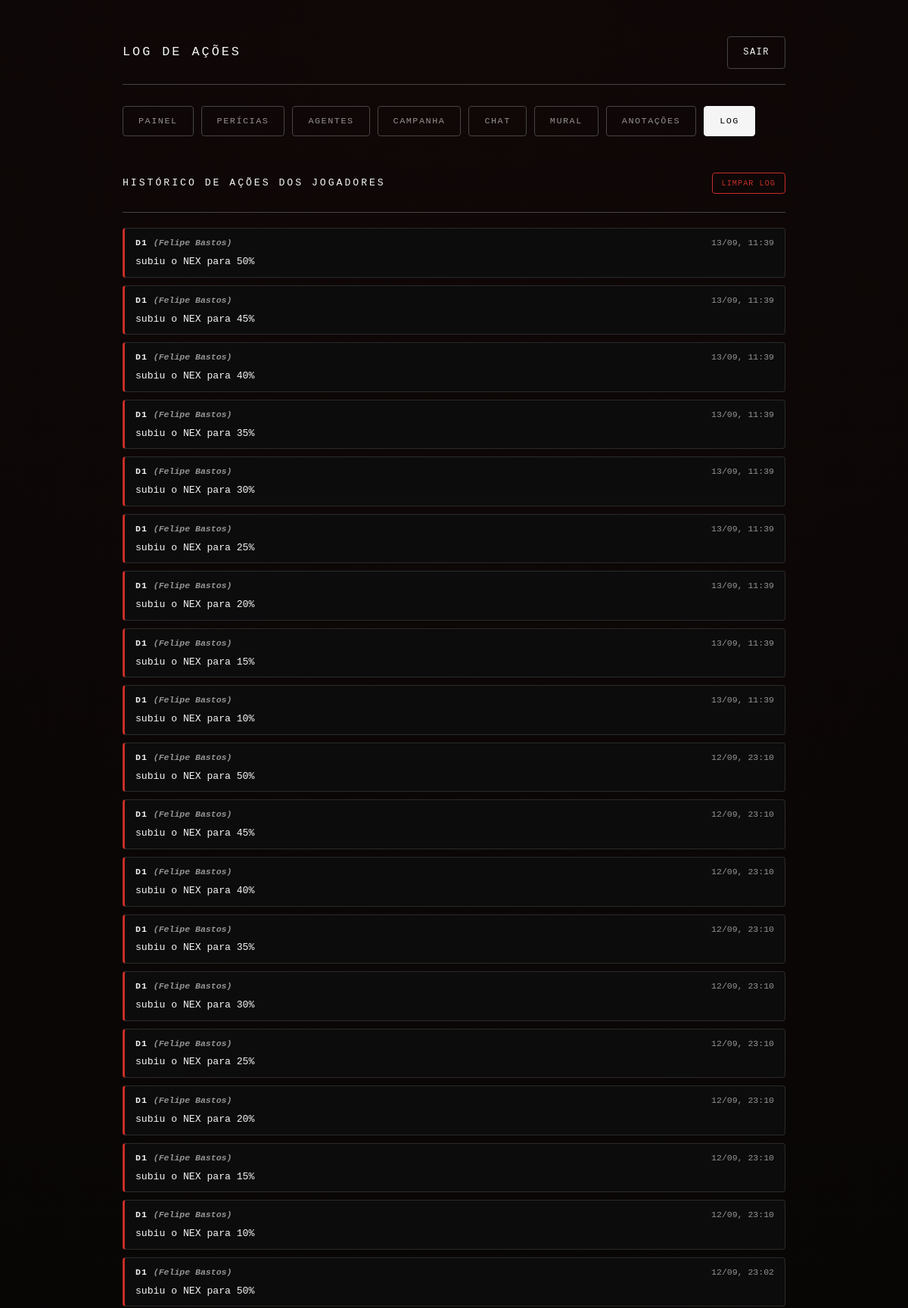
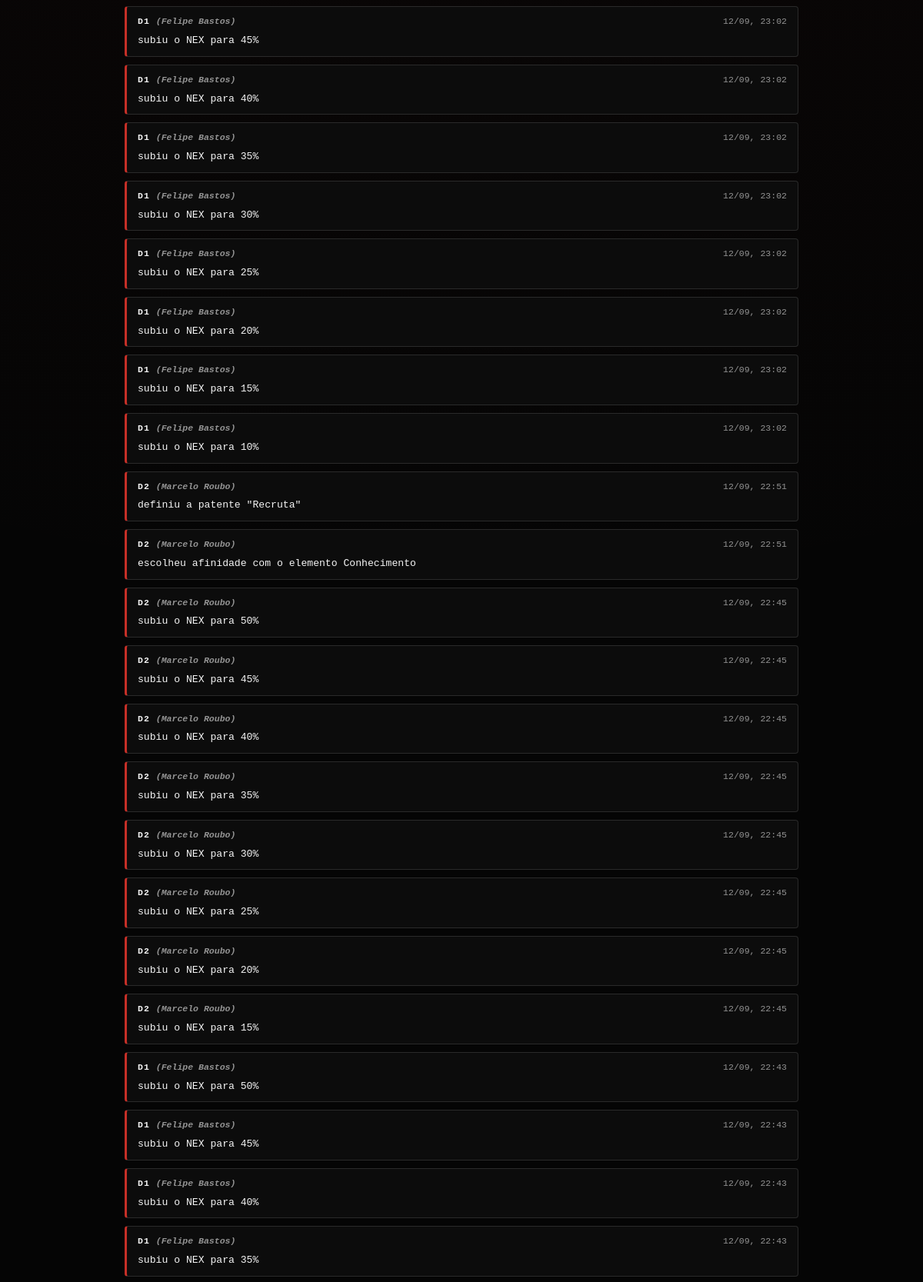
Page /admin/log (signed in, upper part) on the committed database (2 pictures, top to bottom).
### tables this page shows
CREATE TABLE action_logs (
            id INTEGER PRIMARY KEY AUTOINCREMENT,
            user_id INTEGER,
            username TEXT NOT NULL DEFAULT '',
            character_name TEXT NOT NULL DEFAULT '',
            action TEXT NOT NULL DEFAULT '',
            created_at TEXT NOT NULL DEFAULT (strftime('%Y-%m-%dT%H:%M:%fZ', 'now')),
            FOREIGN KEY (user_id) REFERENCES users(id) ON DELETE SET NULL
        );

### atualizavel/app.py (the view)
@app.route('/admin/log')
@admin_required
def admin_log():
    db = get_db()
    logs = db.execute(
        'SELECT * FROM action_logs ORDER BY id DESC LIMIT 500'
    ).fetchall()
    return render_template('log.html', logs=logs)

### atualizavel/app.py (called while the page is built)
def _asset_version(filename):
    try:
        return int(os.path.getmtime(os.path.join(CODE_STATIC_DIR, filename)))
    except OSError:
        return 0

def get_db():
    if 'db' not in g:
        g.db = _connect_db()
    return g.db

@app.teardown_appcontext
def _close_db(exception=None):
    db = g.pop('db', None)
    if db is not None:
        db.close()

def admin_required(view):
    @wraps(view)
    def wrapped(*args, **kwargs):
        if 'user_id' not in session:
            return redirect(url_for('login'))
        db = get_db()
        user = db.execute('SELECT is_admin FROM users WHERE id = ?', (session['user_id'],)).fetchone()
        if not user:
            session.clear()
            return redirect(url_for('login'))
        if not user['is_admin']:
            return redirect(url_for('player_panel'))
        return view(*args, **kwargs)
    return wrapped

### atualizavel/database.py (called while the page is built)
def get_db():
    conn = sqlite3.connect(DB_PATH, timeout=10)
    conn.row_factory = sqlite3.Row
    conn.execute('PRAGMA foreign_keys = ON')
    conn.execute('PRAGMA journal_mode = WAL')
    conn.execute('PRAGMA busy_timeout = 10000')
    return conn

### atualizavel/templates/log.html (shortened to what this page needs)
<!DOCTYPE html>
<html lang="pt-br">
    <head>
        <link rel="stylesheet" href="{{ url_for('static', filename='style.css') }}?v={{ asset_version('style.css') }}">
    </head>
    <body>
        <div class="container">
            <header>
                <h1>Log de Ações</h1>
                <a href="{{ url_for('logout') }}">Sair</a>
            </header>
            <nav class="tab-nav">
                <a href="{{ url_for('admin_panel') }}" class="tab-link">Painel</a>
                <a href="{{ url_for('pericias_panel') }}" class="tab-link">Perícias</a>
                <a href="{{ url_for('agentes_panel') }}" class="tab-link">Agentes</a>
                <a href="{{ url_for('campanha_panel') }}" class="tab-link">Campanha</a>
                <a href="{{ url_for('chat_panel') }}" class="tab-link" id="nav-chat-link">Chat</a>
                <a href="{{ url_for('mural_panel') }}" class="tab-link">Mural</a>
                <a href="{{ url_for('anotacoes_panel') }}" class="tab-link">Anotações</a>
                <a href="{{ url_for('admin_log') }}" class="tab-link active">Log</a>
            </nav>
            <div class="section-title chat-title-row">
                Histórico de ações dos jogadores
                <button type="button" class="btn-sm btn-delete" onclick="clearLog()">Limpar Log</button>
            </div>
            <div class="log-list">
                {% for l in logs %}
                    <div class="log-entry">
                        <div class="log-entry-header">
                            <span class="log-entry-user">
                                {{ l['username'] }}{% if l['character_name'] %} <span class="log-entry-character">({{ l['character_name'] }})</span>{% endif %}
                            </span>
                            <span class="chat-timestamp" data-ts="{{ l['created_at'] }}"></span>
                        </div>
                        <div class="log-entry-action">{{ l['action'] }}</div>
                    </div>
                {% else %}
                    <p class="empty">Nenhuma ação registrada ainda.</p>
                {% endfor %}
            </div>
        </div>
    </body>
</html>

### rows in the picture
action_logs: username "D1", character_name "Felipe Bastos", action "subiu o NEX para 50%"
action_logs: username "D1", character_name "Felipe Bastos", action "subiu o NEX para 45%"
action_logs: username "D1", character_name "Felipe Bastos", action "subiu o NEX para 40%"
action_logs: username "D1", character_name "Felipe Bastos", action "subiu o NEX para 35%"
action_logs: username "D1", character_name "Felipe Bastos", action "subiu o NEX para 30%"
action_logs: username "D1", character_name "Felipe Bastos", action "subiu o NEX para 25%"
action_logs: username "D1", character_name "Felipe Bastos", action "subiu o NEX para 20%"
action_logs: username "D1", character_name "Felipe Bastos", action "subiu o NEX para 15%"
action_logs: username "D1", character_name "Felipe Bastos", action "subiu o NEX para 10%"
action_logs: username "D1", character_name "Felipe Bastos", action "subiu o NEX para 50%"
action_logs: username "D1", character_name "Felipe Bastos", action "subiu o NEX para 45%"
action_logs: username "D1", character_name "Felipe Bastos", action "subiu o NEX para 40%"
action_logs: username "D1", character_name "Felipe Bastos", action "subiu o NEX para 35%"
action_logs: username "D1", character_name "Felipe Bastos", action "subiu o NEX para 30%"
action_logs: username "D1", character_name "Felipe Bastos", action "subiu o NEX para 25%"
action_logs: username "D1", character_name "Felipe Bastos", action "subiu o NEX para 20%"
action_logs: username "D1", character_name "Felipe Bastos", action "subiu o NEX para 15%"
action_logs: username "D1", character_name "Felipe Bastos", action "subiu o NEX para 10%"
action_logs: username "D1", character_name "Felipe Bastos", action "subiu o NEX para 50%"
action_logs: username "D1", character_name "Felipe Bastos", action "subiu o NEX para 45%"
action_logs: username "D1", character_name "Felipe Bastos", action "subiu o NEX para 40%"
action_logs: username "D1", character_name "Felipe Bastos", action "subiu o NEX para 35%"
action_logs: username "D1", character_name "Felipe Bastos", action "subiu o NEX para 30%"
action_logs: username "D1", character_name "Felipe Bastos", action "subiu o NEX para 25%"
action_logs: username "D1", character_name "Felipe Bastos", action "subiu o NEX para 20%"
action_logs: username "D1", character_name "Felipe Bastos", action "subiu o NEX para 15%"
action_logs: username "D1", character_name "Felipe Bastos", action "subiu o NEX para 10%"
action_logs: username "D2", character_name "Marcelo Roubo", action "definiu a patente \"Recruta\""
action_logs: username "D2", character_name "Marcelo Roubo", action "escolheu afinidade com o elemento Conhecimento"
action_logs: username "D2", character_name "Marcelo Roubo", action "subiu o NEX para 50%"
action_logs: username "D2", character_name "Marcelo Roubo", action "subiu o NEX para 45%"
action_logs: username "D2", character_name "Marcelo Roubo", action "subiu o NEX para 40%"
action_logs: username "D2", character_name "Marcelo Roubo", action "subiu o NEX para 35%"
action_logs: username "D2", character_name "Marcelo Roubo", action "subiu o NEX para 30%"
action_logs: username "D2", character_name "Marcelo Roubo", action "subiu o NEX para 25%"
action_logs: username "D2", character_name "Marcelo Roubo", action "subiu o NEX para 20%"
action_logs: username "D2", character_name "Marcelo Roubo", action "subiu o NEX para 15%"
action_logs: username "D1", character_name "Felipe Bastos", action "subiu o NEX para 50%"
action_logs: username "D1", character_name "Felipe Bastos", action "subiu o NEX para 45%"
action_logs: username "D1", character_name "Felipe Bastos", action "subiu o NEX para 40%"
action_logs: username "D1", character_name "Felipe Bastos", action "subiu o NEX para 35%"
